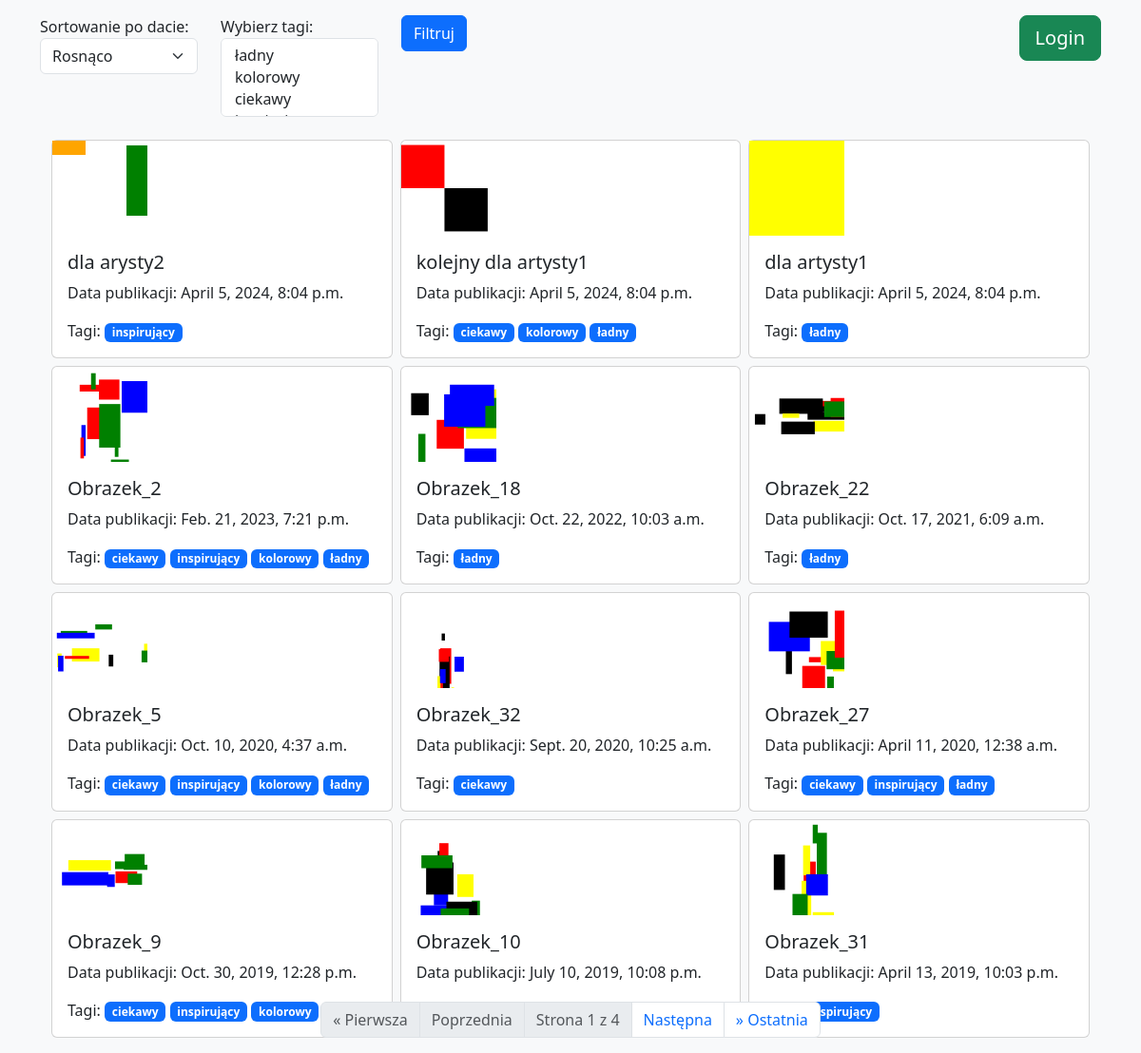
Screenshot of /images/ with the database file from the repository.
### images_gallery/models.py (models this page shows, shortened)
class Image(models.Model):
    title = models.CharField(max_length=255)
    svg_data = models.TextField()
    width = models.IntegerField(default=100)
    height = models.IntegerField(default=100)
    artist = models.ForeignKey(settings.AUTH_USER_MODEL, on_delete=models.CASCADE, related_name='assigned_images', null=True, blank=True)
    description = models.TextField(blank=True, null=True)
    publication_date = models.DateTimeField(default=timezone.now)
    tags = models.ManyToManyField(Tag, related_name='images')

class Tag(models.Model):
    name = models.CharField(max_length=100, primary_key=True)
    def __str__(self):
        return self.name

### images_gallery/views.py (the view)
# urls.py: path('', all_images_list, name='all_images_list'),
def all_images_list(request):
    sort_by = request.GET.get('sort_by', 'desc') # jak parametr nie istnieje to jest 'desc'
    tag_list = request.GET.getlist('tags')
    images = Image.objects.all()
    for tag in tag_list:
        images = images.filter(tags=tag)
    if sort_by == 'asc':
        images = images.order_by('publication_date')
    elif sort_by == 'desc':
        images = images.order_by('-publication_date')
    paginator = Paginator(images, 12)
    page_number = request.GET.get('page')
    images_on_page = paginator.get_page(page_number)
    return render(request, 'images_gallery/all_images_list.html', {'images': images_on_page, 'all_tags': Tag.objects.all()})

### images_gallery/templatetags/custom_tags.py (called while the page is built)
@register.simple_tag(takes_context=True)
def query_transform(context, **kwargs):
    query = context['request'].GET.copy()
    for k, v in kwargs.items():
        query[k] = v
    return query.urlencode()

### images_gallery/templates/images_gallery/all_images_list.html (shortened to what this page needs)
<!DOCTYPE html>
<html>
<head>
<link href="https://cdn.jsdelivr.net/npm/bootstrap@5.3.3/dist/css/bootstrap.min.css" rel="stylesheet">
</head>
<body class="bg-light m-3">
<div class="container">
{% load static %} {% load custom_tags %}
<div class="row mb-4">
    <div class="col">
        <form action="{% url 'all_images_list' %}" method="GET">
            <div class="row">
                <div class="col-4">
                    <label for="sortowanie">Sortowanie po dacie:</label>
                    <select class="form-select"  name="sort_by" id="sortowanie">
                        <option value="asc">Rosnąco</option>
                    </select>
                </div>
                <div class="col-4">
                    <label for="tags">Wybierz tagi:</label>
                    <select class="form-select" size="3" multiple name="tags" id="tags">
                        {% for tag in all_tags %}
                            <option value="{{ tag }}">{{ tag }}</option>
                        {% endfor %}
                    </select>
                </div>
                <div class="col-4">
                    <button class="btn btn-primary" type="submit">Filtruj</button>
                </div>
            </div>
        </form>
    </div>
    <div class="col text-end">
        {% if user.is_authenticated %}
        <a class="btn btn-primary btn-lg me-3" href="{% url 'my_images' %}">Twoje obrazki</a>
        <a class="btn btn-warning btn-lg me-3" href="{% url 'logout' %}">Logout</a>
        {% else %}
            <a class="btn btn-success btn-lg" href="{% url 'login' %}">Login</a>
        {% endif %}
    </div>
</div>
<div class="container">
    <div class="row row-cols-3 g-2">
        {% for image in images %}
        <div class="col">
            <div class="card">
                <a href="{% url 'image_detail' pk=image.pk %}">
                    <svg width="100" height="100" viewBox="0 0 {{ image.width }} {{ image.height }}" version="1.1" xmlns="http://www.w3.org/2000/svg">
                        {% for rectangle in image.rectangles.all %}
                            <rect x="{{ rectangle.x }}" y="{{ rectangle.y }}" width="{{ rectangle.width }}" height="{{ rectangle.height }}" fill="{{ rectangle.color }}"></rect>
                        {% endfor %}
                    </svg>
                </a>
                <div class="card-body">
                    <h5 class="card-title">{{ image.title }}</h5>
                    <p class="card-text">Data publikacji: {{ image.publication_date }}</p>
                    <p class="card-text">Tagi:
                        {% for tag in image.tags.all %}
                        <span class="badge bg-primary">{{ tag.name }}</span>
                        {% endfor %}
                    </p>
                </div>
            </div>
        </div>
        {% endfor %}
    </div>
</div>
<nav class="d-flex justify-content-center mt-4 fixed-bottom" aria-label="Page navigation example">
<ul class="pagination">
    {% if images.has_previous %}
        <li class="page-item"><a class="page-link" href="?page=1">&laquo Pierwsza</a></li>
        <li class="page-item"><a class="page-link" href="?{% query_transform page=images.previous_page_number %}">Poprzednia</a></li>
    {% else %}
        <li class="page-item disabled"><a class="page-link">&laquo Pierwsza</a></li>
        <li class="page-item disabled"><a class="page-link">Poprzednia</a></li>
    {% endif %}
    <li class="page-item disabled"><a href="#" class="page-link">Strona {{images.number}} z {{images.paginator.num_pages}}</a></li>
    {% if images.has_next %}
        <li class="page-item"><a class="page-link" href="?{% query_transform page=images.next_page_number %}">Następna</a></li>
        <li class="page-item"><a class="page-link" href="?page={{images.paginator.num_pages}}">&raquo Ostatnia</a></li>
    {% else %}
        <li class="page-item disabled"><a class="page-link">Następna</a></li>
        <li class="page-item disabled"><a class="page-link">&raquo Ostatnia</a></li>
    {% endif %}
</ul>
</nav>
</div>
</body>
</html>

### rows the page displays
Image: width 100 (drawn), title "dla arysty2", publication_date "April 5, 2024, 8:04 p.m."
Tag: name "inspirujący"
Image: width 110 (drawn), title "kolejny dla artysty1", publication_date "April 5, 2024, 8:04 p.m."
Tag: name "ciekawy"
Tag: name "kolorowy"
Tag: name "ładny"
Image: width 100 (drawn), title "dla artysty1", publication_date "April 5, 2024, 8:04 p.m."
Image: width 277 (drawn), title "Obrazek_2", publication_date "Feb. 21, 2023, 7:21 p.m."
Image: width 346 (drawn), title "Obrazek_18", publication_date "Oct. 22, 2022, 10:03 a.m."
Image: width 354 (drawn), title "Obrazek_22", publication_date "Oct. 17, 2021, 6:09 a.m."
Image: width 460 (drawn), title "Obrazek_5", publication_date "Oct. 10, 2020, 4:37 a.m."
Image: width 97 (drawn), title "Obrazek_32", publication_date "Sept. 20, 2020, 10:25 a.m."
Image: width 272 (drawn), title "Obrazek_27", publication_date "April 11, 2020, 12:38 a.m."
Image: width 373 (drawn), title "Obrazek_9", publication_date "Oct. 30, 2019, 12:28 p.m."
Image: width 186 (drawn), title "Obrazek_10", publication_date "July 10, 2019, 10:08 p.m."
Image: width 95 (drawn), title "Obrazek_31", publication_date "April 13, 2019, 10:03 p.m."

### other values shown
{{ images.number }} "1"
{{ images.paginator.num_pages }} "4"
